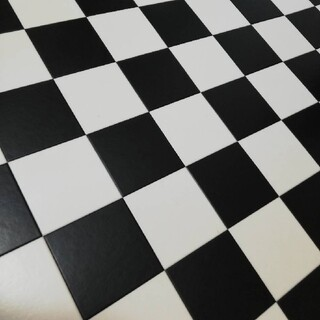
#> input picture img/mosaic.jpg, 320 x 320 px
$ python 14_cornerHarris_demo.py
#> lines starting #> are read from the running program, lines starting #| are printed output that depends on the picture; after the words box and inside, x2 and y2 are one past the last pixel; in counts of white or black regions, pixels touching at a corner belong together
import cv2 as cv
import numpy as np
import matplotlib.pyplot as plt

# 1 read img and reverse to gary mode
img = cv.imread('img/mosaic.jpg')
#> img is the input picture: shape (320, 320, 3); mean B, G, R 111.3, 113.9, 113.9
gray = cv.cvtColor(img, cv.COLOR_BGR2GRAY)
# 2 corner detection
# 2.1 inputted img must be float32
gray = np.float32(gray)
# 2.2 last arg is between 0.04 and 0.05
dst = cv.cornerHarris(gray, 2, 3, 0.04)
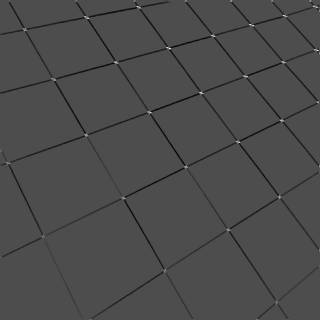
#> dst: shape (320, 320) float32; min -37973612, max 86483672, mean -898455.5; drawn with min black and max white
# 3 set a max value,draw to the img
img[dst > 0.001 * dst.max()] = [0, 0, 255]
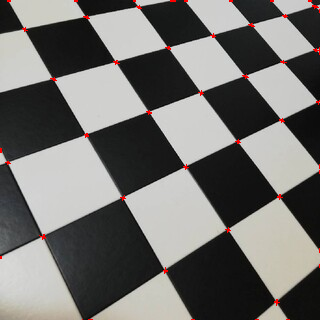
#> img: shape (320, 320, 3); 0.5% of pixels changed, all inside (x1, y1, x2, y2) = (0, 0, 320, 320)
# 4 img show
plt.figure(figsize=(10, 8), dpi=100)
plt.imshow(img[:, :, ::-1]), plt.title('Harris')
plt.xticks([]), plt.yticks([])
plt.show()
